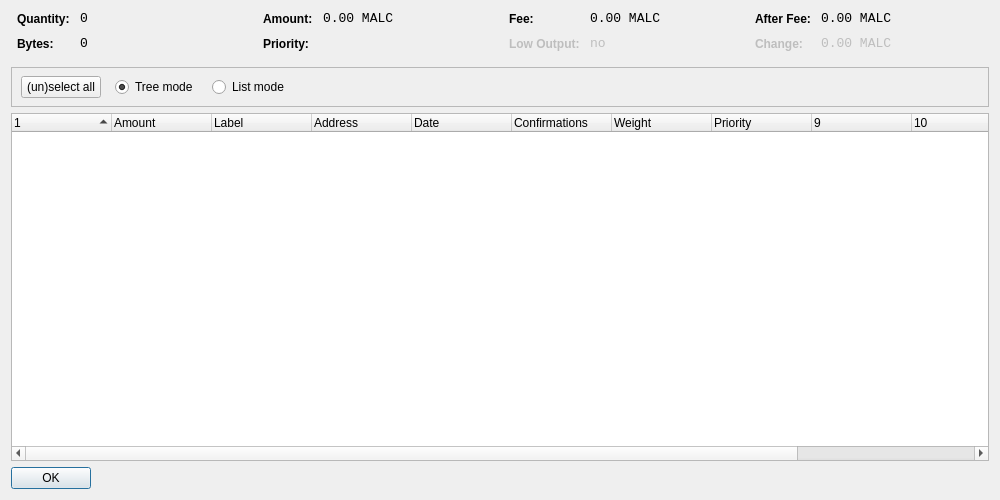
<?xml version="1.0" encoding="UTF-8"?>
<ui version="4.0">
 <class>CoinControlDialog</class>
 <widget class="QWidget" name="CoinControlDialog">
  <property name="geometry">
   <rect>
    <x>0</x>
    <y>0</y>
    <width>1000</width>
    <height>500</height>
   </rect>
  </property>
  <property name="windowTitle">
   <string>Coin Control</string>
  </property>
  <layout class="QVBoxLayout" name="verticalLayout">
   <item>
    <layout class="QHBoxLayout" name="horizontalLayoutTop" stretch="0,0,0,0">
     <property name="topMargin">
      <number>0</number>
     </property>
     <property name="bottomMargin">
      <number>10</number>
     </property>
     <item>
      <layout class="QFormLayout" name="formLayoutCoinControl1">
       <property name="horizontalSpacing">
        <number>10</number>
       </property>
       <property name="verticalSpacing">
        <number>10</number>
       </property>
       <property name="leftMargin">
        <number>6</number>
       </property>
       <property name="rightMargin">
        <number>6</number>
       </property>
       <item row="0" column="0">
        <widget class="QLabel" name="labelCoinControlQuantityText">
         <property name="styleSheet">
          <string notr="true">font-weight:bold;</string>
         </property>
         <property name="text">
          <string>Quantity:</string>
         </property>
        </widget>
       </item>
       <item row="0" column="1">
        <widget class="QLabel" name="labelCoinControlQuantity">
         <property name="font">
          <font>
           <family>Monospace</family>
           <pointsize>10</pointsize>
          </font>
         </property>
         <property name="cursor">
          <cursorShape>IBeamCursor</cursorShape>
         </property>
         <property name="contextMenuPolicy">
          <enum>Qt::ActionsContextMenu</enum>
         </property>
         <property name="text">
          <string notr="true">0</string>
         </property>
         <property name="textInteractionFlags">
          <set>Qt::LinksAccessibleByMouse|Qt::TextSelectableByKeyboard|Qt::TextSelectableByMouse</set>
         </property>
        </widget>
       </item>
       <item row="1" column="0">
        <widget class="QLabel" name="labelCoinControlBytesText">
         <property name="styleSheet">
          <string notr="true">font-weight:bold;</string>
         </property>
         <property name="text">
          <string>Bytes:</string>
         </property>
        </widget>
       </item>
       <item row="1" column="1">
        <widget class="QLabel" name="labelCoinControlBytes">
         <property name="font">
          <font>
           <family>Monospace</family>
           <pointsize>10</pointsize>
          </font>
         </property>
         <property name="cursor">
          <cursorShape>IBeamCursor</cursorShape>
         </property>
         <property name="contextMenuPolicy">
          <enum>Qt::ActionsContextMenu</enum>
         </property>
         <property name="text">
          <string notr="true">0</string>
         </property>
         <property name="textInteractionFlags">
          <set>Qt::LinksAccessibleByMouse|Qt::TextSelectableByKeyboard|Qt::TextSelectableByMouse</set>
         </property>
        </widget>
       </item>
      </layout>
     </item>
     <item>
      <layout class="QFormLayout" name="formLayoutCoinControl2">
       <property name="horizontalSpacing">
        <number>10</number>
       </property>
       <property name="verticalSpacing">
        <number>10</number>
       </property>
       <property name="leftMargin">
        <number>6</number>
       </property>
       <property name="rightMargin">
        <number>6</number>
       </property>
       <item row="0" column="0">
        <widget class="QLabel" name="labelCoinControlAmountText">
         <property name="styleSheet">
          <string notr="true">font-weight:bold;</string>
         </property>
         <property name="text">
          <string>Amount:</string>
         </property>
        </widget>
       </item>
       <item row="0" column="1">
        <widget class="QLabel" name="labelCoinControlAmount">
         <property name="font">
          <font>
           <family>Monospace</family>
           <pointsize>10</pointsize>
          </font>
         </property>
         <property name="cursor">
          <cursorShape>IBeamCursor</cursorShape>
         </property>
         <property name="contextMenuPolicy">
          <enum>Qt::ActionsContextMenu</enum>
         </property>
         <property name="text">
          <string notr="true">0.00 MALC</string>
         </property>
         <property name="textInteractionFlags">
          <set>Qt::LinksAccessibleByMouse|Qt::TextSelectableByKeyboard|Qt::TextSelectableByMouse</set>
         </property>
        </widget>
       </item>
       <item row="1" column="0">
        <widget class="QLabel" name="labelCoinControlPriorityText">
         <property name="styleSheet">
          <string notr="true">font-weight:bold;</string>
         </property>
         <property name="text">
          <string>Priority:</string>
         </property>
        </widget>
       </item>
       <item row="1" column="1">
        <widget class="QLabel" name="labelCoinControlPriority">
         <property name="font">
          <font>
           <family>Monospace</family>
           <pointsize>10</pointsize>
          </font>
         </property>
         <property name="cursor">
          <cursorShape>IBeamCursor</cursorShape>
         </property>
         <property name="contextMenuPolicy">
          <enum>Qt::ActionsContextMenu</enum>
         </property>
         <property name="text">
          <string/>
         </property>
         <property name="textInteractionFlags">
          <set>Qt::LinksAccessibleByMouse|Qt::TextSelectableByKeyboard|Qt::TextSelectableByMouse</set>
         </property>
        </widget>
       </item>
      </layout>
     </item>
     <item>
      <layout class="QFormLayout" name="formLayoutCoinControl3">
       <property name="horizontalSpacing">
        <number>10</number>
       </property>
       <property name="verticalSpacing">
        <number>10</number>
       </property>
       <property name="leftMargin">
        <number>6</number>
       </property>
       <property name="rightMargin">
        <number>6</number>
       </property>
       <item row="0" column="0">
        <widget class="QLabel" name="labelCoinControlFeeText">
         <property name="styleSheet">
          <string notr="true">font-weight:bold;</string>
         </property>
         <property name="text">
          <string>Fee:</string>
         </property>
        </widget>
       </item>
       <item row="0" column="1">
        <widget class="QLabel" name="labelCoinControlFee">
         <property name="font">
          <font>
           <family>Monospace</family>
           <pointsize>10</pointsize>
          </font>
         </property>
         <property name="cursor">
          <cursorShape>IBeamCursor</cursorShape>
         </property>
         <property name="contextMenuPolicy">
          <enum>Qt::ActionsContextMenu</enum>
         </property>
         <property name="text">
          <string notr="true">0.00 MALC</string>
         </property>
         <property name="textInteractionFlags">
          <set>Qt::LinksAccessibleByMouse|Qt::TextSelectableByKeyboard|Qt::TextSelectableByMouse</set>
         </property>
        </widget>
       </item>
       <item row="1" column="0">
        <widget class="QLabel" name="labelCoinControlLowOutputText">
         <property name="enabled">
          <bool>false</bool>
         </property>
         <property name="styleSheet">
          <string notr="true">font-weight:bold;</string>
         </property>
         <property name="text">
          <string>Low Output:</string>
         </property>
        </widget>
       </item>
       <item row="1" column="1">
        <widget class="QLabel" name="labelCoinControlLowOutput">
         <property name="enabled">
          <bool>false</bool>
         </property>
         <property name="font">
          <font>
           <family>Monospace</family>
           <pointsize>10</pointsize>
          </font>
         </property>
         <property name="cursor">
          <cursorShape>IBeamCursor</cursorShape>
         </property>
         <property name="contextMenuPolicy">
          <enum>Qt::ActionsContextMenu</enum>
         </property>
         <property name="text">
          <string>no</string>
         </property>
         <property name="textInteractionFlags">
          <set>Qt::LinksAccessibleByMouse|Qt::TextSelectableByKeyboard|Qt::TextSelectableByMouse</set>
         </property>
        </widget>
       </item>
      </layout>
     </item>
     <item>
      <layout class="QFormLayout" name="formLayoutCoinControl4">
       <property name="horizontalSpacing">
        <number>10</number>
       </property>
       <property name="verticalSpacing">
        <number>10</number>
       </property>
       <property name="leftMargin">
        <number>6</number>
       </property>
       <property name="rightMargin">
        <number>6</number>
       </property>
       <item row="0" column="0">
        <widget class="QLabel" name="labelCoinControlAfterFeeText">
         <property name="styleSheet">
          <string notr="true">font-weight:bold;</string>
         </property>
         <property name="text">
          <string>After Fee:</string>
         </property>
        </widget>
       </item>
       <item row="0" column="1">
        <widget class="QLabel" name="labelCoinControlAfterFee">
         <property name="font">
          <font>
           <family>Monospace</family>
           <pointsize>10</pointsize>
          </font>
         </property>
         <property name="cursor">
          <cursorShape>IBeamCursor</cursorShape>
         </property>
         <property name="contextMenuPolicy">
          <enum>Qt::ActionsContextMenu</enum>
         </property>
         <property name="text">
          <string notr="true">0.00 MALC</string>
         </property>
         <property name="textInteractionFlags">
          <set>Qt::LinksAccessibleByMouse|Qt::TextSelectableByKeyboard|Qt::TextSelectableByMouse</set>
         </property>
        </widget>
       </item>
       <item row="1" column="0">
        <widget class="QLabel" name="labelCoinControlChangeText">
         <property name="enabled">
          <bool>false</bool>
         </property>
         <property name="styleSheet">
          <string notr="true">font-weight:bold;</string>
         </property>
         <property name="text">
          <string>Change:</string>
         </property>
        </widget>
       </item>
       <item row="1" column="1">
        <widget class="QLabel" name="labelCoinControlChange">
         <property name="enabled">
          <bool>false</bool>
         </property>
         <property name="font">
          <font>
           <family>Monospace</family>
           <pointsize>10</pointsize>
          </font>
         </property>
         <property name="cursor">
          <cursorShape>IBeamCursor</cursorShape>
         </property>
         <property name="contextMenuPolicy">
          <enum>Qt::ActionsContextMenu</enum>
         </property>
         <property name="text">
          <string notr="true">0.00 MALC</string>
         </property>
         <property name="textInteractionFlags">
          <set>Qt::LinksAccessibleByMouse|Qt::TextSelectableByKeyboard|Qt::TextSelectableByMouse</set>
         </property>
        </widget>
       </item>
      </layout>
     </item>
    </layout>
   </item>
   <item>
    <widget class="QFrame" name="frame">
     <property name="minimumSize">
      <size>
       <width>0</width>
       <height>40</height>
      </size>
     </property>
     <property name="frameShape">
      <enum>QFrame::StyledPanel</enum>
     </property>
     <property name="frameShadow">
      <enum>QFrame::Sunken</enum>
     </property>
     <widget class="QWidget" name="horizontalLayoutWidget">
      <property name="geometry">
       <rect>
        <x>10</x>
        <y>0</y>
        <width>781</width>
        <height>41</height>
       </rect>
      </property>
      <layout class="QHBoxLayout" name="horizontalLayoutPanel" stretch="0,0,0,0">
       <property name="spacing">
        <number>14</number>
       </property>
       <item>
        <widget class="QPushButton" name="pushButtonSelectAll">
         <property name="sizePolicy">
          <sizepolicy hsizetype="Maximum" vsizetype="Fixed">
           <horstretch>0</horstretch>
           <verstretch>0</verstretch>
          </sizepolicy>
         </property>
         <property name="text">
          <string>(un)select all</string>
         </property>
        </widget>
       </item>
       <item>
        <widget class="QRadioButton" name="radioTreeMode">
         <property name="sizePolicy">
          <sizepolicy hsizetype="Maximum" vsizetype="Fixed">
           <horstretch>0</horstretch>
           <verstretch>0</verstretch>
          </sizepolicy>
         </property>
         <property name="text">
          <string>Tree mode</string>
         </property>
         <property name="checked">
          <bool>true</bool>
         </property>
        </widget>
       </item>
       <item>
        <widget class="QRadioButton" name="radioListMode">
         <property name="sizePolicy">
          <sizepolicy hsizetype="Maximum" vsizetype="Fixed">
           <horstretch>0</horstretch>
           <verstretch>0</verstretch>
          </sizepolicy>
         </property>
         <property name="text">
          <string>List mode</string>
         </property>
        </widget>
       </item>
       <item>
        <spacer name="horizontalSpacer">
         <property name="orientation">
          <enum>Qt::Horizontal</enum>
         </property>
         <property name="sizeHint" stdset="0">
          <size>
           <width>40</width>
           <height>20</height>
          </size>
         </property>
        </spacer>
       </item>
      </layout>
     </widget>
    </widget>
   </item>
   <item>
    <widget class="CoinControlTreeWidget" name="treeWidget">
     <property name="contextMenuPolicy">
      <enum>Qt::CustomContextMenu</enum>
     </property>
     <property name="sortingEnabled">
      <bool>false</bool>
     </property>
     <property name="columnCount">
      <number>12</number>
     </property>
     <attribute name="headerShowSortIndicator" stdset="0">
      <bool>true</bool>
     </attribute>
     <attribute name="headerStretchLastSection">
      <bool>false</bool>
     </attribute>
     <column>
      <property name="text">
       <string/>
      </property>
     </column>
     <column>
      <property name="text">
       <string>Amount</string>
      </property>
     </column>
     <column>
      <property name="text">
       <string>Label</string>
      </property>
     </column>
     <column>
      <property name="text">
       <string>Address</string>
      </property>
     </column>
     <column>
      <property name="text">
       <string>Date</string>
      </property>
     </column>
     <column>
      <property name="text">
       <string>Confirmations</string>
      </property>
      <property name="toolTip">
       <string>Confirmed</string>
      </property>
     </column>
     <column>
      <property name="text">
       <string>Weight</string>
      </property>
     </column>
     <column>
      <property name="text">
       <string>Priority</string>
      </property>
     </column>
     <column>
      <property name="text">
       <string/>
      </property>
     </column>
     <column>
      <property name="text">
       <string/>
      </property>
     </column>
     <column>
      <property name="text">
       <string/>
      </property>
     </column>
     <column>
      <property name="text">
       <string/>
      </property>
     </column>
    </widget>
   </item>
   <item>
    <widget class="QDialogButtonBox" name="buttonBox">
     <property name="sizePolicy">
      <sizepolicy hsizetype="Maximum" vsizetype="Fixed">
       <horstretch>0</horstretch>
       <verstretch>0</verstretch>
      </sizepolicy>
     </property>
     <property name="orientation">
      <enum>Qt::Horizontal</enum>
     </property>
     <property name="standardButtons">
      <set>QDialogButtonBox::Ok</set>
     </property>
    </widget>
   </item>
  </layout>
 </widget>
 <customwidgets>
  <customwidget>
   <class>CoinControlTreeWidget</class>
   <extends>QTreeWidget</extends>
   <header>coincontroltreewidget.h</header>
  </customwidget>
 </customwidgets>
 <resources/>
 <connections/>
</ui>
